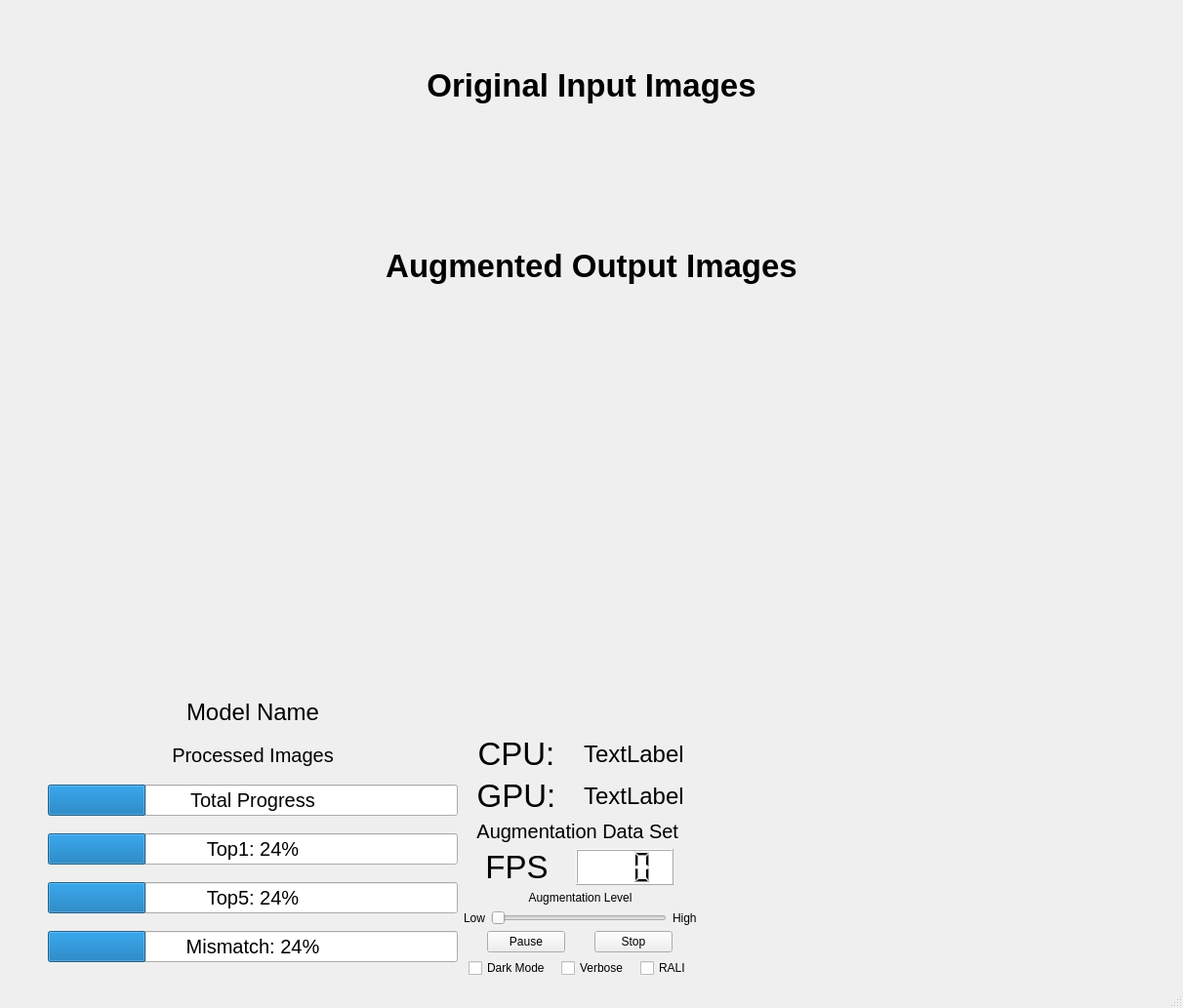
<?xml version="1.0" encoding="UTF-8"?>
<ui version="4.0">
 <class>MainWindow</class>
 <widget class="QMainWindow" name="MainWindow">
  <property name="geometry">
   <rect>
    <x>0</x>
    <y>0</y>
    <width>1212</width>
    <height>1033</height>
   </rect>
  </property>
  <property name="windowTitle">
   <string>MIVisionX Inference Viewer</string>
  </property>
  <property name="windowIcon">
   <iconset>
    <normaloff>data/images/rocm_logo.png</normaloff>data/images/rocm_logo.png</iconset>
  </property>
  <widget class="QWidget" name="centralwidget">
   <layout class="QVBoxLayout" name="verticalLayout_3">
    <item>
     <spacer name="verticalSpacer_4">
      <property name="orientation">
       <enum>Qt::Vertical</enum>
      </property>
      <property name="sizeType">
       <enum>QSizePolicy::Fixed</enum>
      </property>
      <property name="sizeHint" stdset="0">
       <size>
        <width>20</width>
        <height>40</height>
       </size>
      </property>
     </spacer>
    </item>
    <item>
     <layout class="QHBoxLayout" name="horizontalLayout_2">
      <item>
       <widget class="QLabel" name="AMD_logo">
        <property name="sizePolicy">
         <sizepolicy hsizetype="Preferred" vsizetype="Fixed">
          <horstretch>0</horstretch>
          <verstretch>0</verstretch>
         </sizepolicy>
        </property>
        <property name="text">
         <string/>
        </property>
        <property name="pixmap">
         <pixmap>data/images/AMD_Radeon.png</pixmap>
        </property>
        <property name="alignment">
         <set>Qt::AlignCenter</set>
        </property>
       </widget>
      </item>
      <item>
       <widget class="QLabel" name="container_logo">
        <property name="text">
         <string/>
        </property>
        <property name="alignment">
         <set>Qt::AlignCenter</set>
        </property>
       </widget>
      </item>
      <item>
       <widget class="QLabel" name="MIVisionX_logo">
        <property name="enabled">
         <bool>true</bool>
        </property>
        <property name="text">
         <string/>
        </property>
        <property name="pixmap">
         <pixmap>data/images/MIVisionX-logo.png</pixmap>
        </property>
        <property name="scaledContents">
         <bool>false</bool>
        </property>
        <property name="alignment">
         <set>Qt::AlignCenter</set>
        </property>
       </widget>
      </item>
      <item>
       <widget class="QLabel" name="EPYC_logo">
        <property name="sizePolicy">
         <sizepolicy hsizetype="Preferred" vsizetype="Fixed">
          <horstretch>0</horstretch>
          <verstretch>0</verstretch>
         </sizepolicy>
        </property>
        <property name="text">
         <string/>
        </property>
        <property name="pixmap">
         <pixmap>data/images/EPYC-blue.png</pixmap>
        </property>
        <property name="alignment">
         <set>Qt::AlignCenter</set>
        </property>
       </widget>
      </item>
     </layout>
    </item>
    <item>
     <widget class="QLabel" name="origTitle_label">
      <property name="sizePolicy">
       <sizepolicy hsizetype="Preferred" vsizetype="Fixed">
        <horstretch>0</horstretch>
        <verstretch>0</verstretch>
       </sizepolicy>
      </property>
      <property name="font">
       <font>
        <pointsize>25</pointsize>
        <weight>75</weight>
        <italic>false</italic>
        <bold>true</bold>
        <strikeout>false</strikeout>
        <kerning>true</kerning>
       </font>
      </property>
      <property name="text">
       <string>Original Input Images</string>
      </property>
      <property name="alignment">
       <set>Qt::AlignCenter</set>
      </property>
     </widget>
    </item>
    <item>
     <widget class="QWidget" name="horizontalWidget" native="true">
      <layout class="QHBoxLayout" name="horizontalLayout_9">
       <item>
        <spacer name="horizontalSpacer">
         <property name="orientation">
          <enum>Qt::Horizontal</enum>
         </property>
         <property name="sizeHint" stdset="0">
          <size>
           <width>40</width>
           <height>20</height>
          </size>
         </property>
        </spacer>
       </item>
       <item>
        <widget class="QFrame" name="imagesFrame">
         <layout class="QHBoxLayout" name="origImage_layout">
          <item>
           <widget class="QLabel" name="image_label">
            <property name="sizePolicy">
             <sizepolicy hsizetype="Fixed" vsizetype="Fixed">
              <horstretch>0</horstretch>
              <verstretch>0</verstretch>
             </sizepolicy>
            </property>
            <property name="minimumSize">
             <size>
              <width>110</width>
              <height>100</height>
             </size>
            </property>
            <property name="maximumSize">
             <size>
              <width>110</width>
              <height>100</height>
             </size>
            </property>
            <property name="frameShape">
             <enum>QFrame::NoFrame</enum>
            </property>
            <property name="frameShadow">
             <enum>QFrame::Plain</enum>
            </property>
            <property name="text">
             <string/>
            </property>
           </widget>
          </item>
          <item>
           <widget class="QLabel" name="image_label2">
            <property name="sizePolicy">
             <sizepolicy hsizetype="Fixed" vsizetype="Fixed">
              <horstretch>0</horstretch>
              <verstretch>0</verstretch>
             </sizepolicy>
            </property>
            <property name="minimumSize">
             <size>
              <width>110</width>
              <height>100</height>
             </size>
            </property>
            <property name="maximumSize">
             <size>
              <width>110</width>
              <height>100</height>
             </size>
            </property>
            <property name="font">
             <font>
              <family>Ubuntu Mono</family>
             </font>
            </property>
            <property name="frameShape">
             <enum>QFrame::NoFrame</enum>
            </property>
            <property name="frameShadow">
             <enum>QFrame::Plain</enum>
            </property>
            <property name="text">
             <string/>
            </property>
           </widget>
          </item>
          <item>
           <widget class="QLabel" name="image_label3">
            <property name="sizePolicy">
             <sizepolicy hsizetype="Fixed" vsizetype="Fixed">
              <horstretch>0</horstretch>
              <verstretch>0</verstretch>
             </sizepolicy>
            </property>
            <property name="minimumSize">
             <size>
              <width>110</width>
              <height>100</height>
             </size>
            </property>
            <property name="maximumSize">
             <size>
              <width>110</width>
              <height>100</height>
             </size>
            </property>
            <property name="frameShape">
             <enum>QFrame::NoFrame</enum>
            </property>
            <property name="frameShadow">
             <enum>QFrame::Plain</enum>
            </property>
            <property name="text">
             <string/>
            </property>
           </widget>
          </item>
          <item>
           <widget class="QLabel" name="image_label4">
            <property name="sizePolicy">
             <sizepolicy hsizetype="Fixed" vsizetype="Fixed">
              <horstretch>0</horstretch>
              <verstretch>0</verstretch>
             </sizepolicy>
            </property>
            <property name="minimumSize">
             <size>
              <width>110</width>
              <height>100</height>
             </size>
            </property>
            <property name="maximumSize">
             <size>
              <width>110</width>
              <height>100</height>
             </size>
            </property>
            <property name="frameShape">
             <enum>QFrame::NoFrame</enum>
            </property>
            <property name="frameShadow">
             <enum>QFrame::Plain</enum>
            </property>
            <property name="text">
             <string/>
            </property>
           </widget>
          </item>
          <item>
           <widget class="QLabel" name="image_label5">
            <property name="sizePolicy">
             <sizepolicy hsizetype="Fixed" vsizetype="Fixed">
              <horstretch>0</horstretch>
              <verstretch>0</verstretch>
             </sizepolicy>
            </property>
            <property name="minimumSize">
             <size>
              <width>110</width>
              <height>100</height>
             </size>
            </property>
            <property name="maximumSize">
             <size>
              <width>110</width>
              <height>100</height>
             </size>
            </property>
            <property name="frameShape">
             <enum>QFrame::NoFrame</enum>
            </property>
            <property name="frameShadow">
             <enum>QFrame::Plain</enum>
            </property>
            <property name="text">
             <string/>
            </property>
           </widget>
          </item>
          <item>
           <widget class="QLabel" name="image_label6">
            <property name="sizePolicy">
             <sizepolicy hsizetype="Fixed" vsizetype="Fixed">
              <horstretch>0</horstretch>
              <verstretch>0</verstretch>
             </sizepolicy>
            </property>
            <property name="minimumSize">
             <size>
              <width>110</width>
              <height>100</height>
             </size>
            </property>
            <property name="maximumSize">
             <size>
              <width>110</width>
              <height>100</height>
             </size>
            </property>
            <property name="frameShape">
             <enum>QFrame::NoFrame</enum>
            </property>
            <property name="frameShadow">
             <enum>QFrame::Plain</enum>
            </property>
            <property name="text">
             <string/>
            </property>
           </widget>
          </item>
          <item>
           <widget class="QLabel" name="image_label7">
            <property name="sizePolicy">
             <sizepolicy hsizetype="Fixed" vsizetype="Fixed">
              <horstretch>0</horstretch>
              <verstretch>0</verstretch>
             </sizepolicy>
            </property>
            <property name="minimumSize">
             <size>
              <width>110</width>
              <height>100</height>
             </size>
            </property>
            <property name="maximumSize">
             <size>
              <width>110</width>
              <height>100</height>
             </size>
            </property>
            <property name="frameShape">
             <enum>QFrame::NoFrame</enum>
            </property>
            <property name="frameShadow">
             <enum>QFrame::Plain</enum>
            </property>
            <property name="text">
             <string/>
            </property>
           </widget>
          </item>
          <item>
           <widget class="QLabel" name="image_label8">
            <property name="sizePolicy">
             <sizepolicy hsizetype="Fixed" vsizetype="Fixed">
              <horstretch>0</horstretch>
              <verstretch>0</verstretch>
             </sizepolicy>
            </property>
            <property name="minimumSize">
             <size>
              <width>110</width>
              <height>100</height>
             </size>
            </property>
            <property name="maximumSize">
             <size>
              <width>110</width>
              <height>100</height>
             </size>
            </property>
            <property name="frameShape">
             <enum>QFrame::NoFrame</enum>
            </property>
            <property name="frameShadow">
             <enum>QFrame::Plain</enum>
            </property>
            <property name="text">
             <string/>
            </property>
           </widget>
          </item>
          <item>
           <widget class="QLabel" name="image_label9">
            <property name="sizePolicy">
             <sizepolicy hsizetype="Fixed" vsizetype="Fixed">
              <horstretch>0</horstretch>
              <verstretch>0</verstretch>
             </sizepolicy>
            </property>
            <property name="minimumSize">
             <size>
              <width>110</width>
              <height>100</height>
             </size>
            </property>
            <property name="maximumSize">
             <size>
              <width>110</width>
              <height>100</height>
             </size>
            </property>
            <property name="frameShape">
             <enum>QFrame::NoFrame</enum>
            </property>
            <property name="frameShadow">
             <enum>QFrame::Plain</enum>
            </property>
            <property name="text">
             <string/>
            </property>
           </widget>
          </item>
         </layout>
        </widget>
       </item>
       <item>
        <spacer name="horizontalSpacer_2">
         <property name="orientation">
          <enum>Qt::Horizontal</enum>
         </property>
         <property name="sizeType">
          <enum>QSizePolicy::Expanding</enum>
         </property>
         <property name="sizeHint" stdset="0">
          <size>
           <width>40</width>
           <height>20</height>
          </size>
         </property>
        </spacer>
       </item>
      </layout>
     </widget>
    </item>
    <item>
     <widget class="QLabel" name="augTitle_label">
      <property name="sizePolicy">
       <sizepolicy hsizetype="Preferred" vsizetype="Fixed">
        <horstretch>0</horstretch>
        <verstretch>0</verstretch>
       </sizepolicy>
      </property>
      <property name="font">
       <font>
        <family>Ubuntu</family>
        <pointsize>25</pointsize>
        <weight>75</weight>
        <bold>true</bold>
       </font>
      </property>
      <property name="text">
       <string>Augmented Output Images</string>
      </property>
      <property name="alignment">
       <set>Qt::AlignCenter</set>
      </property>
     </widget>
    </item>
    <item>
     <layout class="QHBoxLayout" name="horizontalLayout_4">
      <item>
       <widget class="QLabel" name="aug_label">
        <property name="sizePolicy">
         <sizepolicy hsizetype="Expanding" vsizetype="Expanding">
          <horstretch>0</horstretch>
          <verstretch>0</verstretch>
         </sizepolicy>
        </property>
        <property name="minimumSize">
         <size>
          <width>0</width>
          <height>0</height>
         </size>
        </property>
        <property name="font">
         <font>
          <kerning>false</kerning>
         </font>
        </property>
        <property name="text">
         <string/>
        </property>
        <property name="alignment">
         <set>Qt::AlignCenter</set>
        </property>
       </widget>
      </item>
     </layout>
    </item>
    <item>
     <layout class="QHBoxLayout" name="horizontalLayout_10">
      <item>
       <spacer name="horizontalSpacer_3">
        <property name="orientation">
         <enum>Qt::Horizontal</enum>
        </property>
        <property name="sizeType">
         <enum>QSizePolicy::Fixed</enum>
        </property>
        <property name="sizeHint" stdset="0">
         <size>
          <width>40</width>
          <height>20</height>
         </size>
        </property>
       </spacer>
      </item>
      <item>
       <layout class="QVBoxLayout" name="verticalLayout_5">
        <item>
         <widget class="QLabel" name="progTitle_label">
          <property name="sizePolicy">
           <sizepolicy hsizetype="Preferred" vsizetype="Fixed">
            <horstretch>0</horstretch>
            <verstretch>0</verstretch>
           </sizepolicy>
          </property>
          <property name="maximumSize">
           <size>
            <width>550</width>
            <height>16777215</height>
           </size>
          </property>
          <property name="font">
           <font>
            <pointsize>22</pointsize>
            <weight>75</weight>
            <bold>true</bold>
           </font>
          </property>
          <property name="text">
           <string/>
          </property>
          <property name="alignment">
           <set>Qt::AlignCenter</set>
          </property>
         </widget>
        </item>
        <item>
         <widget class="QLabel" name="name_label">
          <property name="sizePolicy">
           <sizepolicy hsizetype="Preferred" vsizetype="Fixed">
            <horstretch>0</horstretch>
            <verstretch>0</verstretch>
           </sizepolicy>
          </property>
          <property name="maximumSize">
           <size>
            <width>420</width>
            <height>16777215</height>
           </size>
          </property>
          <property name="font">
           <font>
            <pointsize>18</pointsize>
           </font>
          </property>
          <property name="text">
           <string>Model Name</string>
          </property>
          <property name="alignment">
           <set>Qt::AlignCenter</set>
          </property>
         </widget>
        </item>
        <item>
         <widget class="QLabel" name="imgProg_label">
          <property name="sizePolicy">
           <sizepolicy hsizetype="Preferred" vsizetype="Fixed">
            <horstretch>0</horstretch>
            <verstretch>0</verstretch>
           </sizepolicy>
          </property>
          <property name="maximumSize">
           <size>
            <width>420</width>
            <height>16777215</height>
           </size>
          </property>
          <property name="font">
           <font>
            <pointsize>15</pointsize>
           </font>
          </property>
          <property name="text">
           <string>Processed Images</string>
          </property>
          <property name="alignment">
           <set>Qt::AlignCenter</set>
          </property>
         </widget>
        </item>
        <item>
         <widget class="QProgressBar" name="total_progressBar">
          <property name="maximumSize">
           <size>
            <width>420</width>
            <height>16777215</height>
           </size>
          </property>
          <property name="font">
           <font>
            <pointsize>15</pointsize>
           </font>
          </property>
          <property name="styleSheet">
           <string notr="true"/>
          </property>
          <property name="value">
           <number>24</number>
          </property>
          <property name="alignment">
           <set>Qt::AlignCenter</set>
          </property>
          <property name="format">
           <string>Total Progress</string>
          </property>
         </widget>
        </item>
        <item>
         <widget class="QProgressBar" name="top1_progressBar">
          <property name="maximumSize">
           <size>
            <width>420</width>
            <height>16777215</height>
           </size>
          </property>
          <property name="font">
           <font>
            <pointsize>15</pointsize>
           </font>
          </property>
          <property name="value">
           <number>24</number>
          </property>
          <property name="alignment">
           <set>Qt::AlignCenter</set>
          </property>
          <property name="format">
           <string>Top1: %p%</string>
          </property>
         </widget>
        </item>
        <item>
         <widget class="QProgressBar" name="top5_progressBar">
          <property name="maximumSize">
           <size>
            <width>420</width>
            <height>16777215</height>
           </size>
          </property>
          <property name="font">
           <font>
            <pointsize>15</pointsize>
           </font>
          </property>
          <property name="value">
           <number>24</number>
          </property>
          <property name="alignment">
           <set>Qt::AlignCenter</set>
          </property>
          <property name="format">
           <string>Top5: %p%</string>
          </property>
         </widget>
        </item>
        <item>
         <widget class="QProgressBar" name="mis_progressBar">
          <property name="maximumSize">
           <size>
            <width>420</width>
            <height>16777215</height>
           </size>
          </property>
          <property name="font">
           <font>
            <pointsize>15</pointsize>
           </font>
          </property>
          <property name="value">
           <number>24</number>
          </property>
          <property name="alignment">
           <set>Qt::AlignCenter</set>
          </property>
          <property name="format">
           <string>Mismatch: %p%</string>
          </property>
         </widget>
        </item>
       </layout>
      </item>
      <item>
       <layout class="QVBoxLayout" name="verticalLayout">
        <item>
         <widget class="QLabel" name="controlTitle_label">
          <property name="sizePolicy">
           <sizepolicy hsizetype="Fixed" vsizetype="Fixed">
            <horstretch>0</horstretch>
            <verstretch>0</verstretch>
           </sizepolicy>
          </property>
          <property name="maximumSize">
           <size>
            <width>550</width>
            <height>16777215</height>
           </size>
          </property>
          <property name="font">
           <font>
            <pointsize>22</pointsize>
            <weight>75</weight>
            <bold>true</bold>
           </font>
          </property>
          <property name="text">
           <string/>
          </property>
          <property name="alignment">
           <set>Qt::AlignCenter</set>
          </property>
         </widget>
        </item>
        <item>
         <spacer name="verticalSpacer">
          <property name="orientation">
           <enum>Qt::Vertical</enum>
          </property>
          <property name="sizeType">
           <enum>QSizePolicy::MinimumExpanding</enum>
          </property>
          <property name="sizeHint" stdset="0">
           <size>
            <width>20</width>
            <height>20</height>
           </size>
          </property>
         </spacer>
        </item>
        <item>
         <layout class="QHBoxLayout" name="horizontalLayout_5">
          <item>
           <widget class="QLabel" name="cpu_label">
            <property name="sizePolicy">
             <sizepolicy hsizetype="Preferred" vsizetype="Preferred">
              <horstretch>0</horstretch>
              <verstretch>0</verstretch>
             </sizepolicy>
            </property>
            <property name="font">
             <font>
              <pointsize>25</pointsize>
             </font>
            </property>
            <property name="text">
             <string>CPU: </string>
            </property>
            <property name="alignment">
             <set>Qt::AlignCenter</set>
            </property>
           </widget>
          </item>
          <item>
           <widget class="QLabel" name="cpuName_label">
            <property name="font">
             <font>
              <pointsize>18</pointsize>
             </font>
            </property>
            <property name="text">
             <string>TextLabel</string>
            </property>
           </widget>
          </item>
         </layout>
        </item>
        <item>
         <layout class="QHBoxLayout" name="horizontalLayout_7">
          <item>
           <widget class="QLabel" name="gpu_label">
            <property name="font">
             <font>
              <pointsize>25</pointsize>
             </font>
            </property>
            <property name="text">
             <string>GPU: </string>
            </property>
            <property name="alignment">
             <set>Qt::AlignCenter</set>
            </property>
           </widget>
          </item>
          <item>
           <widget class="QLabel" name="gpuName_label">
            <property name="font">
             <font>
              <pointsize>18</pointsize>
             </font>
            </property>
            <property name="text">
             <string>TextLabel</string>
            </property>
           </widget>
          </item>
         </layout>
        </item>
        <item>
         <widget class="QLabel" name="dataset_label">
          <property name="font">
           <font>
            <pointsize>15</pointsize>
           </font>
          </property>
          <property name="text">
           <string>Augmentation Data Set </string>
          </property>
          <property name="alignment">
           <set>Qt::AlignCenter</set>
          </property>
         </widget>
        </item>
        <item>
         <layout class="QHBoxLayout" name="horizontalLayout_8">
          <item>
           <widget class="QLabel" name="fps_label">
            <property name="sizePolicy">
             <sizepolicy hsizetype="Fixed" vsizetype="Preferred">
              <horstretch>0</horstretch>
              <verstretch>0</verstretch>
             </sizepolicy>
            </property>
            <property name="font">
             <font>
              <pointsize>25</pointsize>
             </font>
            </property>
            <property name="text">
             <string>FPS</string>
            </property>
            <property name="alignment">
             <set>Qt::AlignCenter</set>
            </property>
           </widget>
          </item>
          <item>
           <widget class="QLCDNumber" name="fps_lcdNumber">
            <property name="sizePolicy">
             <sizepolicy hsizetype="Fixed" vsizetype="Preferred">
              <horstretch>0</horstretch>
              <verstretch>0</verstretch>
             </sizepolicy>
            </property>
            <property name="maximumSize">
             <size>
              <width>100</width>
              <height>16777215</height>
             </size>
            </property>
            <property name="styleSheet">
             <string notr="true">background-color: rgb(255, 255, 255);
color: rgb(0, 0, 0);</string>
            </property>
            <property name="digitCount">
             <number>3</number>
            </property>
           </widget>
          </item>
         </layout>
        </item>
        <item>
         <widget class="QLabel" name="level_label">
          <property name="sizePolicy">
           <sizepolicy hsizetype="Preferred" vsizetype="Fixed">
            <horstretch>0</horstretch>
            <verstretch>0</verstretch>
           </sizepolicy>
          </property>
          <property name="text">
           <string>Augmentation Level</string>
          </property>
          <property name="alignment">
           <set>Qt::AlignCenter</set>
          </property>
         </widget>
        </item>
        <item>
         <layout class="QHBoxLayout" name="horizontalLayout">
          <item>
           <widget class="QLabel" name="low_label">
            <property name="text">
             <string>Low</string>
            </property>
            <property name="alignment">
             <set>Qt::AlignRight|Qt::AlignTrailing|Qt::AlignVCenter</set>
            </property>
           </widget>
          </item>
          <item>
           <widget class="QSlider" name="level_slider">
            <property name="sizePolicy">
             <sizepolicy hsizetype="Fixed" vsizetype="Fixed">
              <horstretch>0</horstretch>
              <verstretch>0</verstretch>
             </sizepolicy>
            </property>
            <property name="minimumSize">
             <size>
              <width>180</width>
              <height>0</height>
             </size>
            </property>
            <property name="maximumSize">
             <size>
              <width>150</width>
              <height>16777215</height>
             </size>
            </property>
            <property name="orientation">
             <enum>Qt::Horizontal</enum>
            </property>
            <property name="tickPosition">
             <enum>QSlider::NoTicks</enum>
            </property>
           </widget>
          </item>
          <item>
           <widget class="QLabel" name="high_label">
            <property name="text">
             <string>High</string>
            </property>
            <property name="alignment">
             <set>Qt::AlignLeading|Qt::AlignLeft|Qt::AlignVCenter</set>
            </property>
           </widget>
          </item>
         </layout>
        </item>
        <item>
         <layout class="QHBoxLayout" name="horizontalLayout_3">
          <item>
           <widget class="QPushButton" name="pause_pushButton">
            <property name="sizePolicy">
             <sizepolicy hsizetype="Fixed" vsizetype="Fixed">
              <horstretch>0</horstretch>
              <verstretch>0</verstretch>
             </sizepolicy>
            </property>
            <property name="text">
             <string>Pause</string>
            </property>
           </widget>
          </item>
          <item>
           <widget class="QPushButton" name="stop_pushButton">
            <property name="sizePolicy">
             <sizepolicy hsizetype="Fixed" vsizetype="Fixed">
              <horstretch>0</horstretch>
              <verstretch>0</verstretch>
             </sizepolicy>
            </property>
            <property name="text">
             <string>Stop</string>
            </property>
            <property name="flat">
             <bool>false</bool>
            </property>
           </widget>
          </item>
         </layout>
        </item>
        <item>
         <layout class="QHBoxLayout" name="horizontalLayout_6">
          <item>
           <widget class="QCheckBox" name="dark_checkBox">
            <property name="sizePolicy">
             <sizepolicy hsizetype="Fixed" vsizetype="Fixed">
              <horstretch>0</horstretch>
              <verstretch>0</verstretch>
             </sizepolicy>
            </property>
            <property name="text">
             <string>Dark Mode</string>
            </property>
           </widget>
          </item>
          <item>
           <widget class="QCheckBox" name="verbose_checkBox">
            <property name="sizePolicy">
             <sizepolicy hsizetype="Fixed" vsizetype="Fixed">
              <horstretch>0</horstretch>
              <verstretch>0</verstretch>
             </sizepolicy>
            </property>
            <property name="layoutDirection">
             <enum>Qt::LeftToRight</enum>
            </property>
            <property name="text">
             <string>Verbose</string>
            </property>
           </widget>
          </item>
          <item>
           <widget class="QCheckBox" name="rali_checkBox">
            <property name="sizePolicy">
             <sizepolicy hsizetype="Fixed" vsizetype="Fixed">
              <horstretch>0</horstretch>
              <verstretch>0</verstretch>
             </sizepolicy>
            </property>
            <property name="text">
             <string>RALI</string>
            </property>
           </widget>
          </item>
         </layout>
        </item>
       </layout>
      </item>
      <item>
       <layout class="QVBoxLayout" name="verticalLayout_2">
        <item>
         <widget class="QLabel" name="graphTitle_label">
          <property name="sizePolicy">
           <sizepolicy hsizetype="Expanding" vsizetype="Minimum">
            <horstretch>0</horstretch>
            <verstretch>0</verstretch>
           </sizepolicy>
          </property>
          <property name="maximumSize">
           <size>
            <width>550</width>
            <height>16777215</height>
           </size>
          </property>
          <property name="font">
           <font>
            <pointsize>22</pointsize>
            <weight>75</weight>
            <bold>true</bold>
           </font>
          </property>
          <property name="text">
           <string/>
          </property>
          <property name="alignment">
           <set>Qt::AlignCenter</set>
          </property>
         </widget>
        </item>
       </layout>
      </item>
      <item>
       <widget class="QLabel" name="graph_imageLabel">
        <property name="text">
         <string/>
        </property>
       </widget>
      </item>
      <item>
       <spacer name="horizontalSpacer_4">
        <property name="orientation">
         <enum>Qt::Horizontal</enum>
        </property>
        <property name="sizeType">
         <enum>QSizePolicy::Fixed</enum>
        </property>
        <property name="sizeHint" stdset="0">
         <size>
          <width>40</width>
          <height>20</height>
         </size>
        </property>
       </spacer>
      </item>
     </layout>
    </item>
   </layout>
  </widget>
  <widget class="QStatusBar" name="statusbar"/>
 </widget>
 <resources/>
 <connections/>
</ui>
